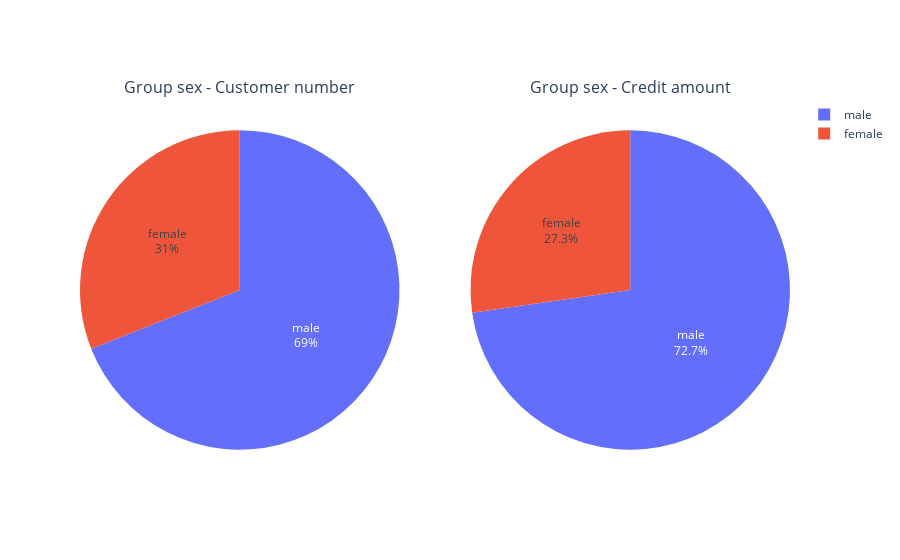

Notebook code cell kept with this figure:
### Code cell
# Tạo subplot với 1 hàng và 2 cột
fig = make_subplots(
    rows=1, cols=2, 
    subplot_titles=('Group sex - Customer number', 'Group sex - Credit amount'), 
    specs=[[{'type':'domain'}, {'type':'domain'}]])

# Tạo biểu đồ pie đầu tiên
fig1 = px.pie(
    df, 
    values=y1, 
    names=x)
fig.add_trace(fig1.data[0], 1, 1)

# Tạo biểu đồ pie thứ hai
fig2 = px.pie(
    df, 
    values=y2, 
    names=x)
fig.add_trace(fig2.data[0], 1, 2)

# Cập nhật vị trí và thông tin của text
fig.update_traces(textposition='inside', textinfo='percent+label')

fig.show()

### Figure 1 — Plotly figure (JSON) as saved in the notebook; plotly's stock layout.template omitted (floating-point values rounded to 4 significant figures)
{"data": [{"domain": {"x": [0, 0.45], "y": [0, 1]}, "hovertemplate": "label=%{label}<br>value=%{value}<extra></extra>", "labels": ["male", "female"], "legendgroup": "", "name": "", "showlegend": true, "textinfo": "percent+label", "textposition": "inside", "type": "pie", "values": [690, 310]}, {"domain": {"x": [0.55, 1], "y": [0, 1]}, "hovertemplate": "label=%{label}<br>value=%{value}<extra></extra>", "labels": ["male", "female"], "legendgroup": "", "name": "", "showlegend": true, "textinfo": "percent+label", "textposition": "inside", "type": "pie", "values": [2379148, 892110]}], "layout": {"annotations": [{"font": {"size": 16}, "showarrow": false, "text": "Group sex - Customer number", "x": 0.225, "xanchor": "center", "xref": "paper", "y": 1, "yanchor": "bottom", "yref": "paper"}, {"font": {"size": 16}, "showarrow": false, "text": "Group sex - Credit amount", "x": 0.775, "xanchor": "center", "xref": "paper", "y": 1, "yanchor": "bottom", "yref": "paper"}]}}
